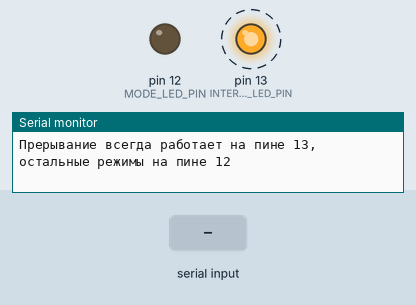
Simulated run of this sketch. Board: Arduino Uno, built with avr-gcc and run on an emulated ATmega328P. On the bench: output pins drawn as LEDs (lit = HIGH), the last lines printed to the serial monitor. Dashed ring = blinking. The test bench sets the inputs (shaded band).

Above: at 1.3 s.
1.4 s: "1\n" received over Serial
At 2.61 s:
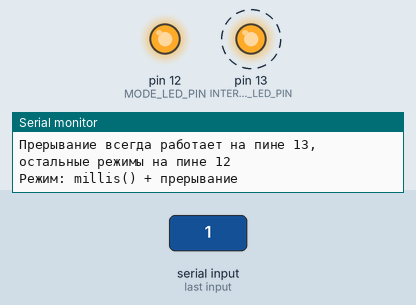
4.4 s: byte 48 ('0') received over Serial
At 5.6 s:
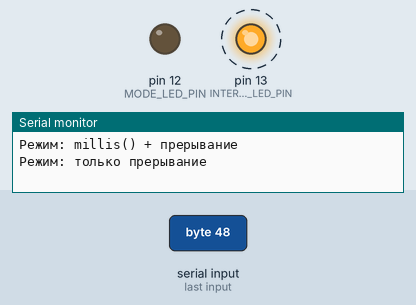
5.9 s: byte 50 ('2') received over Serial
At 6.7 s:
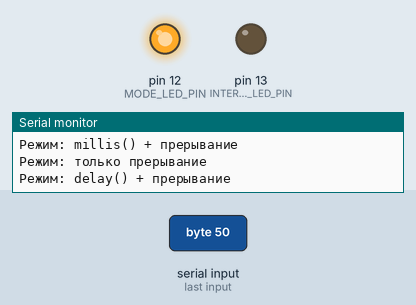
7.4 s: "0\n" received over Serial
At 9.9 s:
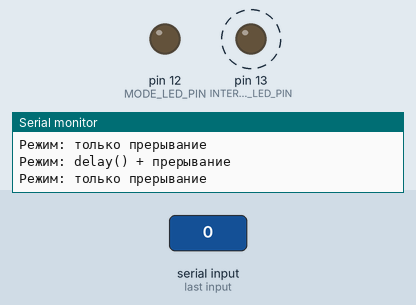
10.4 s: "2\n" received over Serial
At 12.0 s:
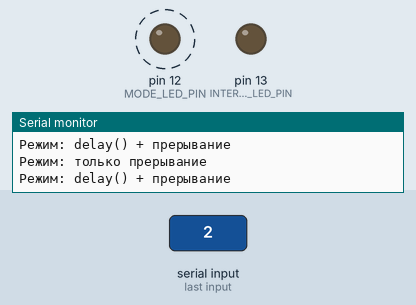
Timing chart, 0 to 14.4 s (numbered marks = the images above; inputs shaded):
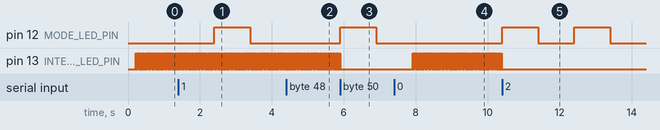

Measured:
- after the input at 1.4 s, pin 12 (MODE_LED_PIN): LOW → HIGH after 1.0 s, → LOW 1.0 s later
- after the input at 4.4 s, pin 12 (MODE_LED_PIN): stays LOW (without the input it goes to HIGH after 0.00 s)
- after the input at 5.9 s, pin 12 (MODE_LED_PIN): LOW → HIGH at once, → LOW 1.0 s later; pin 13 (INTERRUPT_LED_PIN): stops changing and stays LOW
- after the input at 7.4 s, pin 12 (MODE_LED_PIN): stays LOW (without the input it goes to HIGH after 0.50 s); pin 13 (INTERRUPT_LED_PIN): alternates HIGH for 0.02 s and LOW for 0.02 s, starting after 0.51 s
- after the input at 10.4 s, pin 12 (MODE_LED_PIN): alternates HIGH for 1.0 s and LOW for 1.0 s, starting at once; pin 13 (INTERRUPT_LED_PIN): stops changing and stays LOW
- by itself, pin 13 (INTERRUPT_LED_PIN): alternates HIGH for 0.02 s and LOW for 0.02 s

The sketch:

3_blink_types.ino
```cpp
volatile bool interrupt_led_state = false;

int current_mode = 0; // 0=только прерывание, 1=millis, 2=delay
unsigned long prev_millis = 0;
bool millis_led_state = false;
const int millis_interval = 1000; // интервал для millis режима

// Пины для разных режимов
const int INTERRUPT_LED_PIN = 13; // пин для режима 0
const int MODE_LED_PIN = 12;      // пин для millis/delay режимов

void setup() {
  Serial.begin(9600);

  // Настройка пинов
  pinMode(INTERRUPT_LED_PIN, OUTPUT);
  pinMode(MODE_LED_PIN, OUTPUT);

  // Инициализация состояний
  digitalWrite(INTERRUPT_LED_PIN, LOW);
  digitalWrite(MODE_LED_PIN, LOW);

  // Настройка Timer2 для прерывания (всегда работает)
  setupTimer2Interrupt();

  Serial.println("Три вида blink");
  Serial.println("Команды: '1'=millis() режим, '2'=delay() режим, '0'=только прерывание");
  Serial.println("Прерывание всегда работает на пине 13, остальные режимы на пине 12");
}

void setupTimer2Interrupt() {
  cli(); // запрещаем глобальные прерывания для настройки таймера

  TCCR2A = 0;
  TCCR2B = 0;

  // Предделитель 1024 (максимальный для 8-битного таймера): CS22=1, CS21=1, CS20=1
  // Период переполнения: 256 * 1024 / 16_000_000 ≈ 16.384 мс
  TCCR2B = TCCR2B | ((1 << CS22) | (1 << CS21) | (1 << CS20));

  // Разрешаем прерывание по переполнению таймера 2
  TIMSK2 = TIMSK2 | (1 << TOIE2);

  sei(); // разрешаем глобальные прерывания
}

// Обработчик прерывания по переполнению Timer2 (всегда работает)
ISR(TIMER2_OVF_vect) {
  interrupt_led_state = !interrupt_led_state;
}

void loop() {
  // Обработка UART команд
  if (Serial.available()) {
    handleUARTCommands();
  }

  // Прерывание всегда работает на пине 13
  digitalWrite(INTERRUPT_LED_PIN, interrupt_led_state);

  // Выполнение текущего режима на пине 12
  if (current_mode == 0) {
    // Только прерывание - выключаем дополнительный светодиод
    digitalWrite(MODE_LED_PIN, LOW);
  }
  else if (current_mode == 1) {
    // Режим millis() - неблокирующий
    blinkWithMillis();
  }
  else if (current_mode == 2) {
    // Режим delay() - блокирующий
    blinkWithDelay();
  }
}

void handleUARTCommands() {
  char command = Serial.read();

  // игнорируем символы новой строки и возврата каретки после Enter
  if (command == '\n' || command == '\r') {
    return;
  }

  if (command == '0') {
    current_mode = 0;
    Serial.println("Режим: только прерывание");
  }
  else if (command == '1') {
    current_mode = 1;
    Serial.println("Режим: millis() + прерывание");
    prev_millis = millis(); // сброс таймера
    millis_led_state = false;
  }
  else if (command == '2') {
    current_mode = 2;
    Serial.println("Режим: delay() + прерывание");
  }
  else {
    Serial.println("Неизвестная команда. Используйте: 0, 1, 2");
  }
}

void blinkWithMillis() {
  unsigned long current_millis = millis();

  if (current_millis - prev_millis >= millis_interval) {
    millis_led_state = !millis_led_state;
    digitalWrite(MODE_LED_PIN, millis_led_state);
    prev_millis = current_millis;
  }
}

void blinkWithDelay() {

  digitalWrite(MODE_LED_PIN, HIGH);
  delay(1000);


  digitalWrite(MODE_LED_PIN, LOW);
  delay(1000);
}
```
